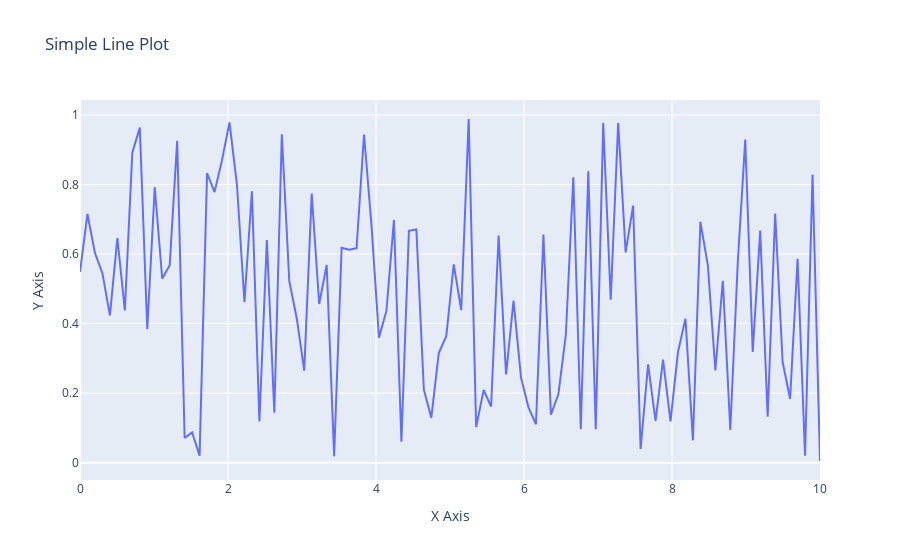

Here is the notebook cell this chart was saved with:
### Markdown cell above
# 20.Using Plotly, create a basic line plot of a randomly generated dataset, label the axes, and set the title as 'Simple Line Plot'.

### Code cell
import numpy as np
import plotly.graph_objects as go
np.random.seed(0)
x = np.linspace(0, 10, 100)
y = np.random.rand(100)
fig = go.Figure()
fig.add_trace(go.Scatter(x=x, y=y, mode='lines', name='Random Data'))
fig.update_layout(title='Simple Line Plot',xaxis_title='X Axis',yaxis_title='Y Axis')
fig.show()
